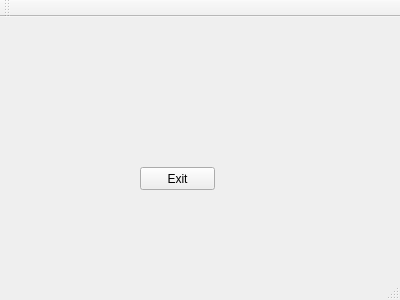
<?xml version="1.0" encoding="UTF-8"?>
<ui version="4.0">
 <class>MainView</class>
 <widget class="QMainWindow" name="MainView">
  <property name="geometry">
   <rect>
    <x>0</x>
    <y>0</y>
    <width>400</width>
    <height>300</height>
   </rect>
  </property>
  <property name="windowTitle">
   <string>MainView</string>
  </property>
  <widget class="QWidget" name="centralWidget">
   <widget class="QPushButton" name="w_exitButton">
    <property name="geometry">
     <rect>
      <x>140</x>
      <y>150</y>
      <width>75</width>
      <height>23</height>
     </rect>
    </property>
    <property name="text">
     <string>Exit</string>
    </property>
   </widget>
  </widget>
  <widget class="QMenuBar" name="menuBar">
   <property name="geometry">
    <rect>
     <x>0</x>
     <y>0</y>
     <width>400</width>
     <height>21</height>
    </rect>
   </property>
  </widget>
  <widget class="QToolBar" name="mainToolBar">
   <attribute name="toolBarArea">
    <enum>TopToolBarArea</enum>
   </attribute>
   <attribute name="toolBarBreak">
    <bool>false</bool>
   </attribute>
  </widget>
  <widget class="QStatusBar" name="statusBar"/>
 </widget>
 <layoutdefault spacing="6" margin="11"/>
 <resources/>
 <connections/>
</ui>
